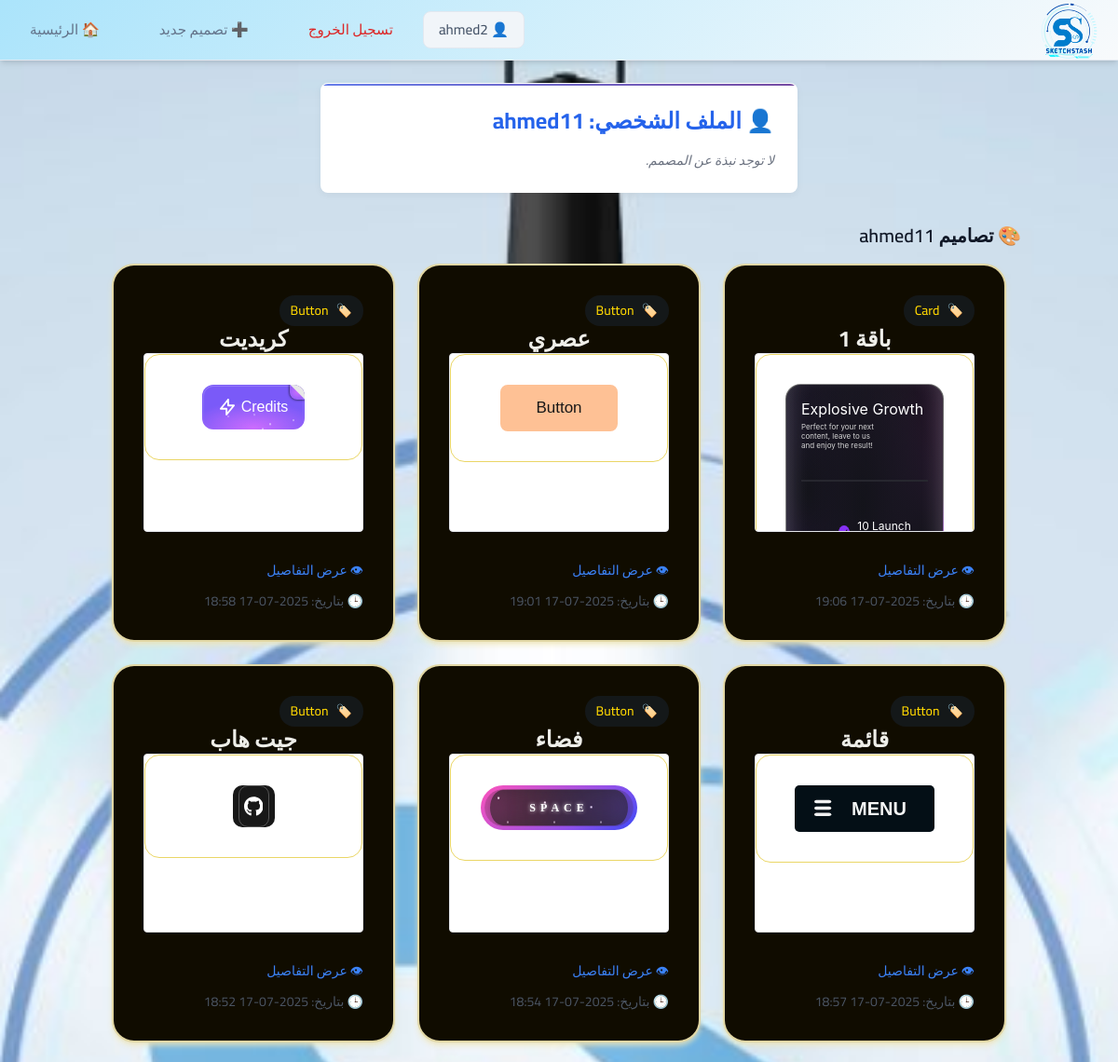
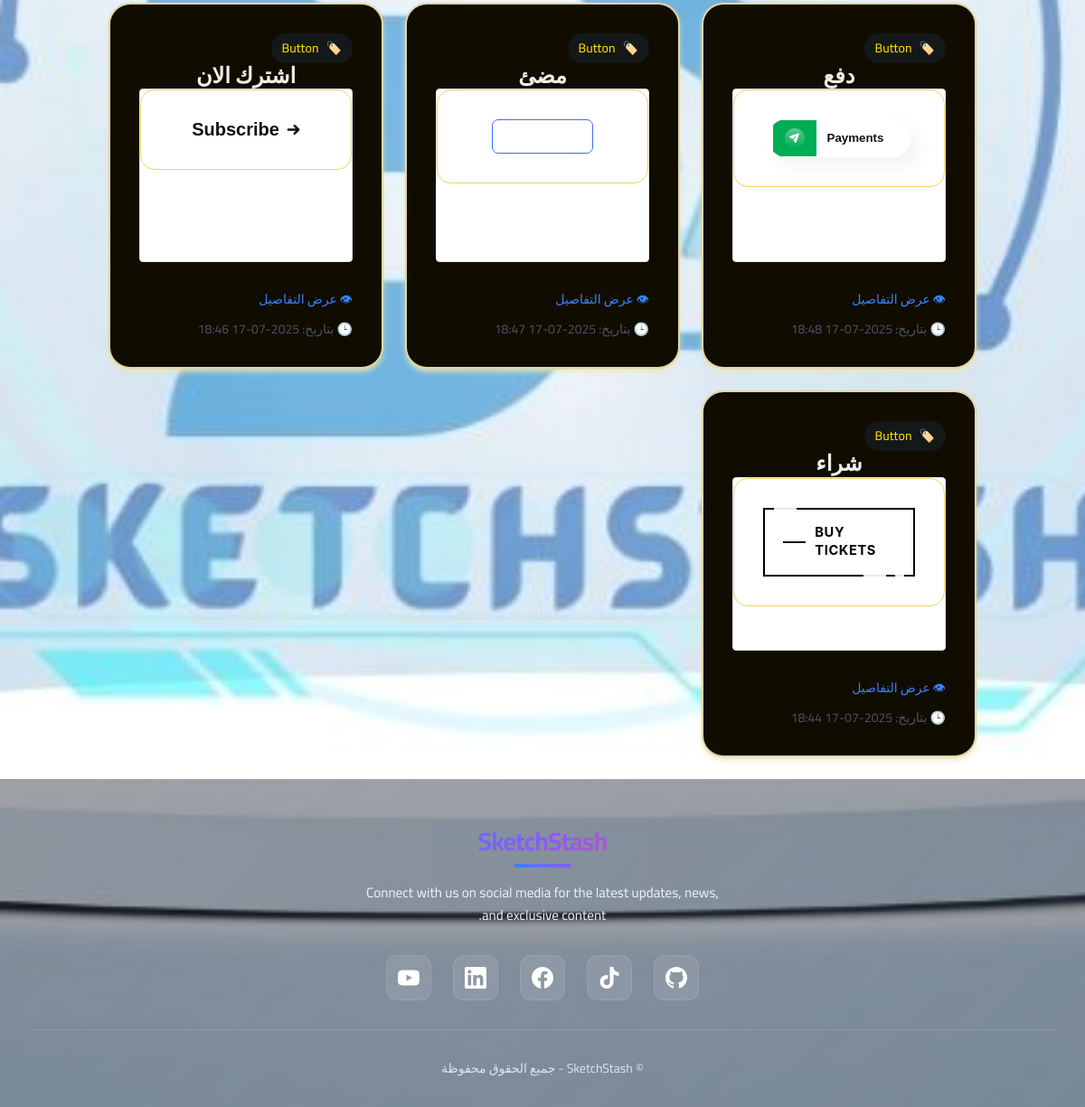
/designer/ahmed11/ (signed in), run on the app's committed database (2 pictures, top to bottom).
### designs/models.py (models this page shows, shortened)
class Design(models.Model):
    DESIGN_TYPES = [
        ('button', 'Button'),
        ('card', 'Card'),
        ('navbar', 'Navbar'),
        ('header', 'Header'),
        ('form', 'Form'),
        ('input', 'Input'),
        ('loader', 'Loader'),
        ('radio', 'Radio Button'),
        ('other', 'Other'),
    ]
    name = models.CharField(max_length=100)
    description = models.TextField(blank=True)
    design_type = models.CharField(max_length=20, choices=DESIGN_TYPES)
    html_code = models.TextField()
    css_code = models.TextField()
    creator = models.ForeignKey(User, on_delete=models.CASCADE, related_name='designs')
    created_at = models.DateTimeField(auto_now_add=True)

### designs/views.py (the view)
# urls.py: path('designer/<str:username>/', views.designer_profile, name='designer_profile'),
def designer_profile(request, username):
    user = get_object_or_404(User, username=username)
    designs = Design.objects.filter(creator=user).order_by('-created_at')
    return render(request, 'designs/designer_profile.html', {
        'designer': user,
        'designs': designs
    })

### designs/templates/designs/designer_profile.html (shortened to what this page needs)
{% extends 'designs/base.html' %}
{% block content %}
  <div class="form-box mb-8">
    <h1 class="text-2xl font-bold text-blue-600 mb-4">👤 الملف الشخصي: {{ designer.username }}</h1>
    {% if designer.profile.bio %}
      <p class="text-sm text-gray-700 mt-2">📝 نبذة: {{ designer.profile.bio }}</p>
    {% else %}
      <p class="text-sm text-gray-500 italic mt-2">لا توجد نبذة عن المصمم.</p>
    {% endif %}
  </div>
  <h2 class="text-xl font-semibold mb-4">🎨 تصاميم {{ designer.username }}</h2>
  {% if designs %}
    <div class="design-grid">
      {% for design in designs %}
        <div class="design-card">
          <div class="card-info">
               <div class="design-type">
                    <span>🏷️</span>
                    <span>{{ design.get_design_type_display }}</span>
                </div>
               <div class="card-content">
                <h2 class="design-title">{{ design.name }}</h2>
          </div>
            <div class="">
              <iframe
                id="preview-iframe-{{ design.id }}"
                class="w-full h-48 border rounded bg-white"
                onload="
                  const iframe = this;
                  const doc = iframe.contentWindow.document;
                  doc.open();
                  doc.write(`<!DOCTYPE html> <html>
                  <head> <style>
                body { margin: 0; padding: 2rem; font-family: -apple-system, BlinkMacSystemFont,
                'Segoe UI', Roboto, sans-serif;
                align-items: center; display: flex; justify-content: center;
                border: 1px solid #ead666; border-radius: 1rem;
                }
                    {{ design.css_code|escapejs }}
                    </style>
                  </head>{{ design.html_code|escapejs }}</body></html>`);
                  doc.close();
                ">
              </iframe>
            </div>
          </div>
          <div class="text-right mt-3">
            <a href="{% url 'design_detail' design.pk %}" class="text-sm text-blue-500 hover:underline">👁 عرض التفاصيل</a>
          </div>
          <div class="text-sm text-gray-600 mt-3">
            🕒 بتاريخ: {{ design.created_at|date:"Y-m-d H:i" }}
          </div>
        </div>
      {% endfor %}
    </div>
  {% else %}
    <p class="text-gray-500">لا توجد تصاميم لهذا المصمم حتى الآن.</p>
  {% endif %}
{% endblock %}

### designs/templates/designs/base.html (shortened to what this page needs)
<!DOCTYPE html>
<html lang="ar" dir="rtl">
<head>
    {% load static %}
    <script src="https://cdn.tailwindcss.com"></script>
    <link rel="stylesheet" href="{% static 'css/stylebox.css' %}">
</head>
<body class="bg-gray-100 text-gray-900 min-h-screen flex flex-col" style="font-family: 'Cairo', sans-serif;">
<nav class="navbar" id="navbar">
    <div class="navbar-container">
        <a href="/" class="navbar-logo">
            <img src="{% static 'images/logo.png' %}" alt="SketchStash" class="h-8">
        </a></a>
        <div class="navbar-menu" id="navbar-menu">
            <a href="{% url 'design_list' %}" class="navbar-link">🏠 الرئيسية</a>
            <a href="{% url 'create_design' %}" class="navbar-link">➕ تصميم جديد</a>
            {% if user.is_authenticated %}
                <div class="navbar-auth">
                    <a href="{% url 'profile' %}" class="navbar-link navbar-profile">👤 {{ user.username }}</a>
                    <form method="POST" action="{% url 'logout' %}" style="display: inline;">
                        <button type="submit" class="navbar-logout">تسجيل الخروج</button>
                    </form>
                </div>
            {% else %}
                <div class="navbar-auth">
                    <a href="{% url 'login' %}" class="navbar-link navbar-login">تسجيل الدخول</a>
                    <a href="{% url 'register' %}" class="navbar-link navbar-register">حساب جديد</a>
                </div>
            {% endif %}
        </div>
    </div>
</nav>
    <main class="flex-grow container mx-auto px-4 py-6">
        {% block content %}{% endblock %}
    </main>
    <footer class="footer">
        <div class="footer-container">
            <div class="footer-content">
                <div>
                    <h1 class="page-title">SketchStash</h1>
                    <p class="footer-description">
                        Connect with us on social media for the latest updates, news, and exclusive content.
                    </p>
                </div>
                <div class="social-links">
                    <a href="https://github.com/yourusername" class="social-link github" data-tooltip="GitHub" target="_blank" rel="noopener">
                    </a>
                    <a href="https://tiktok.com/@yourusername" class="social-link tiktok" data-tooltip="TikTok" target="_blank" rel="noopener">
                    </a>
                    <a href="https://facebook.com/yourusername" class="social-link facebook" data-tooltip="Facebook" target="_blank" rel="noopener">
                    </a>
                    <a href="https://linkedin.com/in/yourusername" class="social-link linkedin" data-tooltip="LinkedIn" target="_blank" rel="noopener">
                    </a>
                    <a href="https://youtube.com/@yourusername" class="social-link youtube" data-tooltip="YouTube" target="_blank" rel="noopener">
                    </a>
                </div>
            </div>
            <div class="footer-bottom">
                <p> &copy; {{ now|date:"Y" }} SketchStash - جميع الحقوق محفوظة</p>
            </div>
        </div>
    </footer>
</body>
</html>

### data on the page
Design: design_type "Card", name "باقة 1", created_at "2025-07-17 19:06"
Design: design_type "Button", name "عصري", created_at "2025-07-17 19:01"
Design: design_type "Button", name "كريديت", created_at "2025-07-17 18:58"
Design: design_type "Button", name "قائمة", created_at "2025-07-17 18:57"
Design: design_type "Button", name "فضاء", created_at "2025-07-17 18:54"
Design: design_type "Button", name "جيت هاب", created_at "2025-07-17 18:52"
Design: design_type "Button", name "دفع", created_at "2025-07-17 18:48"
Design: design_type "Button", name "مضئ", created_at "2025-07-17 18:47"
Design: design_type "Button", name "اشترك الان", created_at "2025-07-17 18:46"
Design: design_type "Button", name "شراء", created_at "2025-07-17 18:44"

### other printed values
{{ user.username }} "ahmed2"
{{ designer.username }} "ahmed11"
